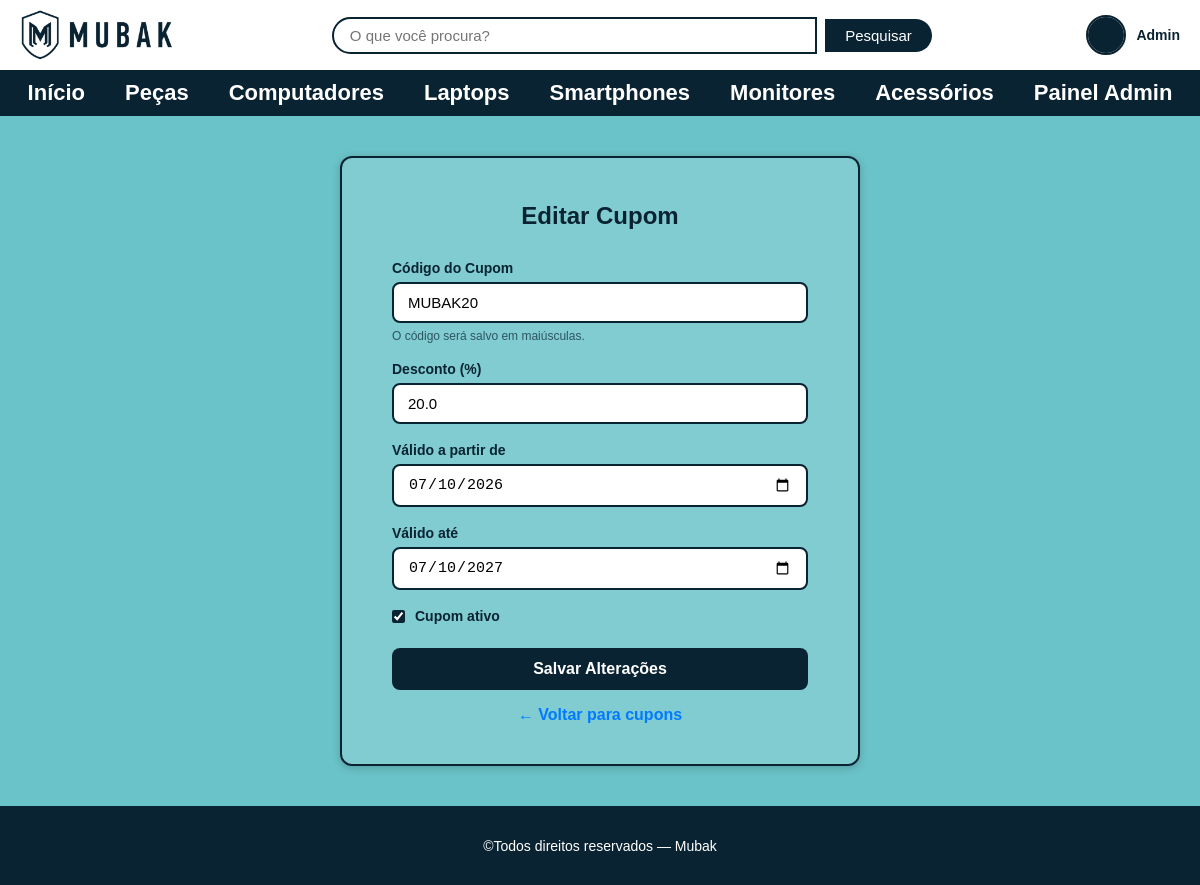
The app's page /admin/cupom/editar/2 (signed in) with its own data.
### tables this page shows
CREATE TABLE usuario(
            id_usuario INTEGER PRIMARY KEY AUTOINCREMENT NOT NULL,
            nome varchar(50) NOT NULL,
            email varchar(50) NOT NULL,
            senha varchar(50) NOT NULL,
            telefone varchar(50) NOT NULL,
            cpf varchar(50) UNIQUE NOT NULL,
            data_nasc DATE NOT NULL,
            foto varchar NOT NULL,
            id_perfil INT NOT NULL,
            FOREIGN KEY(id_perfil) REFERENCES perfil(id_perfil)
        );

CREATE TABLE cupom(
            id_cupom INTEGER PRIMARY KEY AUTOINCREMENT NOT NULL,
            codigo varchar(50) NOT NULL,
            inicio DATE NOT NULL,
            fim DATE NOT NULL,
            valor float NOT NULL,
            ativo boolean NOT NULL
        );

### routes/admin_routes.py (the view, shortened to what this page needs)
@bp.route('/admin/cupom/editar/<int:id_cupom>', methods=['GET', 'POST'])
@admin_required
def editar_cupom(id_cupom):
    cupom = get_cupom_por_id(id_cupom)
    if not cupom:
        return "Cupom não encontrado", 404
    return render_template('pages/admin_cupom_form.html', cupom=cupom)

### app.py (called while the page is built)
@app.before_request
def verificar_inatividade():
    if 'user_id' in session:
        agora = datetime.now()
        ultima_atividade = session.get('ultima_atividade')
        if ultima_atividade:
            ultima_atividade = datetime.fromisoformat(ultima_atividade)
            if agora - ultima_atividade > TEMPO_INATIVIDADE:
                session.clear()
                return redirect(url_for('auth.login'))
        session.permanent = True
        session['ultima_atividade'] = agora.isoformat()

### database.py (called while the page is built)
def get_db_connection():
    conn = sqlite3.connect(DATABASE)
    conn.row_factory = sqlite3.Row
    return conn

### models/cupom_model.py (called while the page is built)
def get_cupom_por_id(id_cupom):
    conn = get_db_connection()
    row = conn.execute('SELECT * FROM cupom WHERE id_cupom=?', (id_cupom,)).fetchone()
    conn.close()
    return row

### models/usuario_model.py (called while the page is built)
def get_usuario_por_id(id_usuario):
    conn = get_db_connection()
    user = conn.execute(
        'SELECT * FROM usuario WHERE id_usuario=?', (id_usuario,)
    ).fetchone()
    conn.close()
    return user

### templates/pages/admin_cupom_form.html (shortened to what this page needs)
<!DOCTYPE html>
<html lang="pt-br">
<head>
    <link rel="stylesheet" href="{{ url_for('static', filename='css/reset.css') }}">
    <link rel="stylesheet" href="{{ url_for('static', filename='css/global.css') }}">
    <link rel="stylesheet" href="{{ url_for('static', filename='css/admin.css') }}">
    <link rel="stylesheet" href="{{ url_for('static', filename='css/cadastro.css') }}">
    <link rel="stylesheet" href="{{ url_for('static', filename='css/responsive.css') }}">
</head>
<body>
    {% include 'partials/header.html' %}
    <main>
        <div class="admin_form_container">
            <div class="cadastro_box">
                <h2>{{ 'Editar Cupom' if cupom else 'Novo Cupom' }}</h2>
                <form class="cadastro_form" method="POST"
                      action="{{ url_for('admin.editar_cupom', id_cupom=cupom.id_cupom) if cupom else url_for('admin.novo_cupom') }}">
                    <div class="cadastro_campo">
                        <label for="codigo">Código do Cupom</label>
                        <input type="text" id="codigo" name="codigo" required
                               placeholder="Ex: BEMVINDO10"
                               value="{{ cupom.codigo if cupom else '' }}">
                        <span class="campo_hint">O código será salvo em maiúsculas.</span>
                    </div>
                    <div class="cadastro_campo">
                        <label for="valor">Desconto (%)</label>
                        <input type="number" id="valor" name="valor"
                               step="0.01" min="0" max="100" required
                               value="{{ cupom.valor if cupom else '' }}">
                    </div>
                    <div class="cadastro_campo">
                        <label for="inicio">Válido a partir de</label>
                        <input type="date" id="inicio" name="inicio" required
                               value="{{ cupom.inicio if cupom else '' }}">
                    </div>
                    <div class="cadastro_campo">
                        <label for="fim">Válido até</label>
                        <input type="date" id="fim" name="fim" required
                               value="{{ cupom.fim if cupom else '' }}">
                    </div>
                    <div class="cadastro_campo cadastro_campo_row">
                        <input type="checkbox" id="ativo" name="ativo" value="1"
                               {{ 'checked' if not cupom or cupom.ativo }}>
                        <label for="ativo">Cupom ativo</label>
                    </div>
                    <button type="submit" class="btn_cadastrar">
                        {{ 'Salvar Alterações' if cupom else 'Criar Cupom' }}
                    </button>
                </form>
                <div class="form_voltar">
                    <a href="{{ url_for('admin.admin_cupons') }}">← Voltar para cupons</a>
                </div>
            </div>
        </div>
    </main>
    {% include 'partials/footer.html' %}
</body>
</html>

### templates/partials/header.html (shortened to what this page needs)
<header class="header">
    <figure class="header_logo">
        <a href="{{ url_for('index') }}">
            <img src="{{ url_for('static', filename='images/mubak_logo.png') }}" alt="Logo Mubak">
        </a>
    </figure>
    <section class="header_barra_pesquisa">
        <form action="{{ url_for('produto.pesquisar') }}" method="GET">
            <input type="search" name="q" placeholder="O que você procura?"
                   value="{{ busca|default('') }}" aria-label="Pesquisar">
            <button type="submit">Pesquisar</button>
        </form>
    </section>
    <div class="header_usuario">
        {% if session.user_id %}
            <a href="{{ url_for('user.perfil') }}" title="Ir para meu perfil">
                <img class="header_usuario_avatar"
                     src="{{ url_for('static', filename='uploads/' + (session.user_foto or 'default.png')) }}"
                     alt="Foto de {{ session.user_nome }}">
                <span class="header_usuario_nome">{{ session.user_nome }}</span>
            </a>
        {% endif %}
    </div>
</header>
<nav class="menu_principal">
    <ul>
        <li><a href="{{ url_for('index') }}">Início</a></li>
        <li><a href="{{ url_for('produto.produtos', categoria='Peças') }}">Peças</a></li>
        <li><a href="{{ url_for('produto.produtos', categoria='Computadores') }}">Computadores</a></li>
        <li><a href="{{ url_for('produto.produtos', categoria='Laptops') }}">Laptops</a></li>
        <li><a href="{{ url_for('produto.produtos', categoria='Smartphones') }}">Smartphones</a></li>
        <li><a href="{{ url_for('produto.produtos', categoria='Monitores') }}">Monitores</a></li>
        <li><a href="{{ url_for('produto.produtos', categoria='Acessórios') }}">Acessórios</a></li>
        {% if session.user_id %}
            {% if session.is_admin %}
            <li><a href="{{ url_for('admin.painel') }}">Painel Admin</a></li>
            {% else %}
            <li><a href="{{ url_for('favorito.favoritos') }}">Favoritos</a></li>
            <li><a href="{{ url_for('carrinho.carrinho') }}">Carrinho</a></li>
            {% endif %}
        {% endif %}
    </ul>
</nav>

### static/css/global.css (style rules this page uses)
:root { --cor-primaria: #0a2332; --cor-fundo: #6ac3c8; --cor-branca: #ffffff; --cor-texto-claro: #ffffff; --cor-destaque: #007BFF; --cor-perigo: #e74c3c; --cor-sucesso: #27ae60; --borda-radius: 8px; --sombra: 0 2px 8px rgba(0, 0, 0, 0.2); }
body { background-color: var(--cor-fundo); font-family: sans-serif; }
h2 { text-align: center; margin-bottom: 1%; margin-top: 1%; font-family: sans-serif; width: 100%; }
.header { display: flex; align-items: center; justify-content: space-between; padding: 10px 20px; background-color: var(--cor-branca); }
.header_barra_pesquisa { flex: 1; display: flex; justify-content: center; }
.header_barra_pesquisa form { display: flex; align-items: center; gap: 8px; width: 100%; max-width: 600px; }
.header_barra_pesquisa input[type="search"] { flex: 1; padding: 8px 16px; border: 2px solid var(--cor-primaria); border-radius: 25px 0 0 25px; font-size: 15px; outline: none; }
.header_barra_pesquisa button { padding: 8px 20px; background-color: var(--cor-primaria); color: var(--cor-branca); border: none; border-radius: 0 25px 25px 0; cursor: pointer; font-size: 15px; transition: background-color 0.3s; }
.header_logo img { display: block; max-height: 50px; }
.header_usuario { display: flex; align-items: center; gap: 10px; }
.header_usuario_avatar { width: 40px; height: 40px; border-radius: 50%; object-fit: cover; border: 2px solid var(--cor-primaria); }
.header_usuario_nome { font-size: 14px; font-weight: bold; color: var(--cor-primaria); white-space: nowrap; }
.header_usuario a { display: flex; align-items: center; gap: 10px; text-decoration: none; }
.menu_principal { background-color: var(--cor-primaria); padding: 10px 0; }
.menu_principal ul { display: flex; justify-content: center; list-style: none; margin: 0; padding: 0; gap: 40px; }
.menu_principal a { text-decoration: none; color: var(--cor-branca); font-family: sans-serif; font-weight: bold; font-size: 22px; transition: color 0.3s; }

### static/css/admin.css (style rules this page uses)
.admin_form_container { display: flex; justify-content: center; align-items: flex-start; padding: 40px 20px; }

### static/css/cadastro.css (style rules this page uses)
.cadastro_box { background-color: rgba(255, 255, 255, 0.15); border: 2px solid var(--cor-primaria); border-radius: 12px; padding: 40px 50px; width: 100%; max-width: 520px; box-shadow: var(--sombra); }
.cadastro_box h2 { color: var(--cor-primaria); font-size: 24px; margin-bottom: 30px; }
.cadastro_form { display: flex; flex-direction: column; gap: 18px; }
.cadastro_campo { display: flex; flex-direction: column; gap: 6px; }
.cadastro_campo label { font-weight: bold; font-size: 14px; color: var(--cor-primaria); }
.cadastro_campo input, .cadastro_campo select { padding: 10px 14px; border: 2px solid var(--cor-primaria); border-radius: var(--borda-radius); font-size: 15px; background-color: var(--cor-branca); outline: none; transition: border-color 0.3s; }
.cadastro_campo_row { display: flex; align-items: center; gap: 10px; flex-direction: row; }
.cadastro_campo_row input[type="checkbox"] { width: auto; accent-color: var(--cor-primaria); }
.campo_hint { font-size: 12px; color: var(--cor-primaria); opacity: 0.7; }
.btn_cadastrar { width: 100%; padding: 12px; background-color: var(--cor-primaria); color: var(--cor-branca); border: none; border-radius: var(--borda-radius); font-size: 16px; font-weight: bold; cursor: pointer; transition: background-color 0.3s; margin-top: 6px; }
.form_voltar { margin-top: 16px; text-align: center; }
.form_voltar a { color: var(--cor-destaque); font-weight: bold; }

### records on screen
usuario: user_nome "Admin"
cupom: codigo "MUBAK20", valor "20.0", inicio "07/10/2026", fim "07/10/2027"

### other values on screen
{{ 'Editar Cupom' if cupom else 'Novo Cupom' }} "Editar Cupom"
{{ 'Salvar Alterações' if cupom else 'Criar Cupom' }} "Salvar Alterações"
